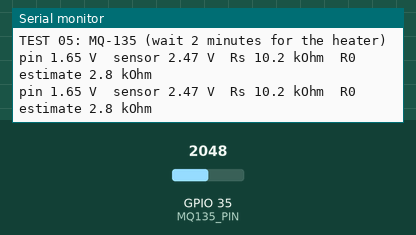
Bench run of a sketch on a simulated ESP32. Shown: the last lines printed to the serial monitor. The inputs (shaded band) are chosen by the test bench; at power-on: GPIO 35 (MQ135_PIN) = 2048.

Above: at 2.8 s.
2.9 s: GPIO 35 (MQ135_PIN) set to 46
At 5.2 s:
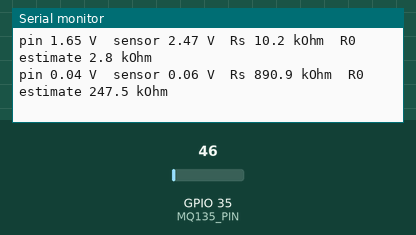
5.6 s: GPIO 35 (MQ135_PIN) set to 37
At 6.8 s:
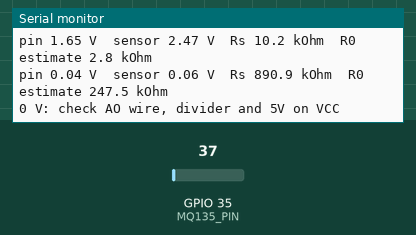

The sketch:

05_mq135.ino
```cpp
/*
 * TEST 05 - MQ-135 gas sensor + R0 calibration (main ESP32 DevKit)
 * Wiring: VCC -> 5V (the heater needs 5V), GND -> GND,
 *         AO -> 10k resistor -> GPIO35, and GPIO35 -> 20k resistor -> GND   (5V -> 3.3V max)
 * Expected: values every 2 s. The sensor must heat for ~2 minutes (24 h the very first time).
 * Calibration: in clean outdoor air, wait until "R0 estimate" is stable and copy it into
 * MQ_R0_KOHM in device/esp32_main/esp32_main.ino.
 */
const int MQ135_PIN = 35;            // ADC1: still works while Wi-Fi is on (ADC2 does not)
const float MQ_RL_KOHM = 10.0;       // load resistor on the module (most modules: 10k, some: 1k)
const float ADC_DIVIDER = 1.5;       // 10k + 20k divider: Vsensor = Vadc * 30/20
const float CLEAN_AIR_RATIO = 3.6;   // Rs/R0 in clean air (MQ-135 datasheet)

void setup() {
  Serial.begin(115200);
  analogSetPinAttenuation(MQ135_PIN, ADC_11db);   // measure up to ~3.1 V
  Serial.println("TEST 05: MQ-135 (wait 2 minutes for the heater)");
}

void loop() {
  float vAdc = analogReadMilliVolts(MQ135_PIN) / 1000.0f;
  float vSensor = vAdc * ADC_DIVIDER;
  if (vSensor < 0.05f) {
    Serial.println("0 V: check AO wire, divider and 5V on VCC");
  } else {
    float rs = (5.0f - vSensor) / vSensor * MQ_RL_KOHM;
    Serial.printf("pin %.2f V  sensor %.2f V  Rs %.1f kOhm  R0 estimate %.1f kOhm\n",
                  vAdc, vSensor, rs, rs / CLEAN_AIR_RATIO);
  }
  delay(2000);
}
```

Measured:
- the behaviour switches between 43 and 42 on GPIO 35 (MQ135_PIN) (found by bisection; images 1 and 2)
- after the input at 2.9 s, the serial monitor: prints a new line after 1.1 s (image 1)
- after the input at 5.6 s, the serial monitor: prints a new line after 0.41 s (image 2)
